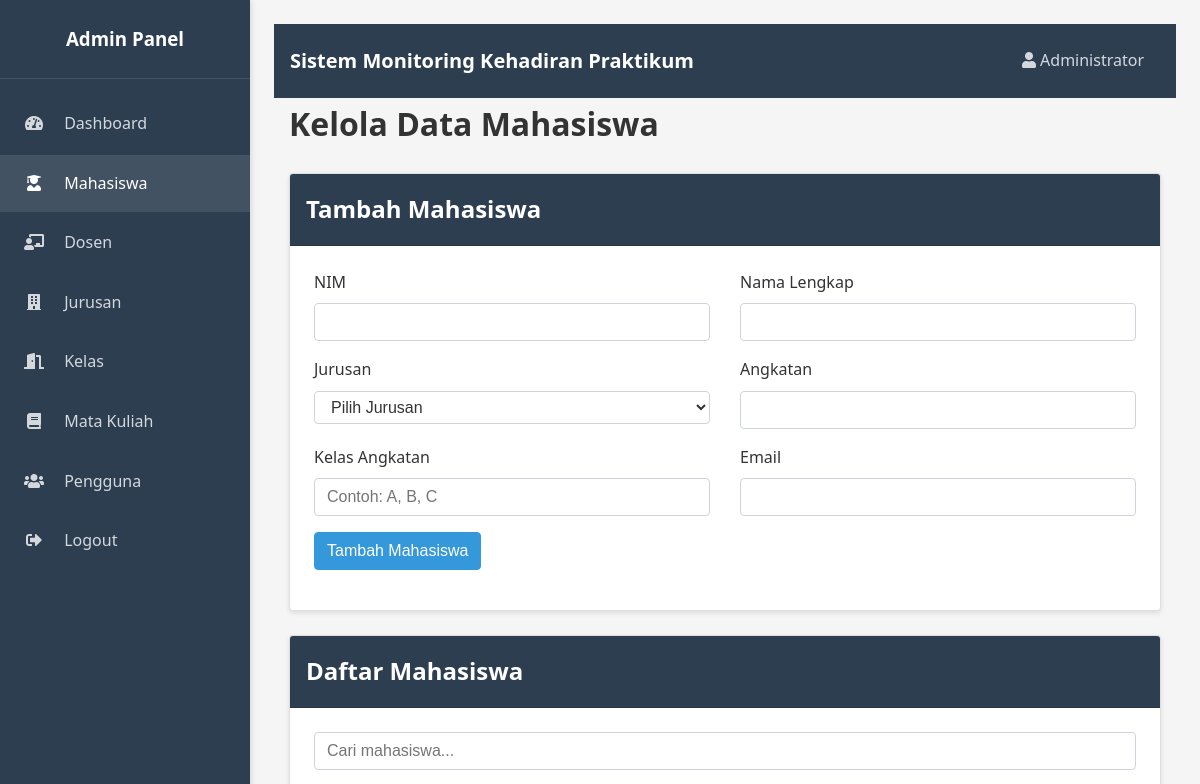
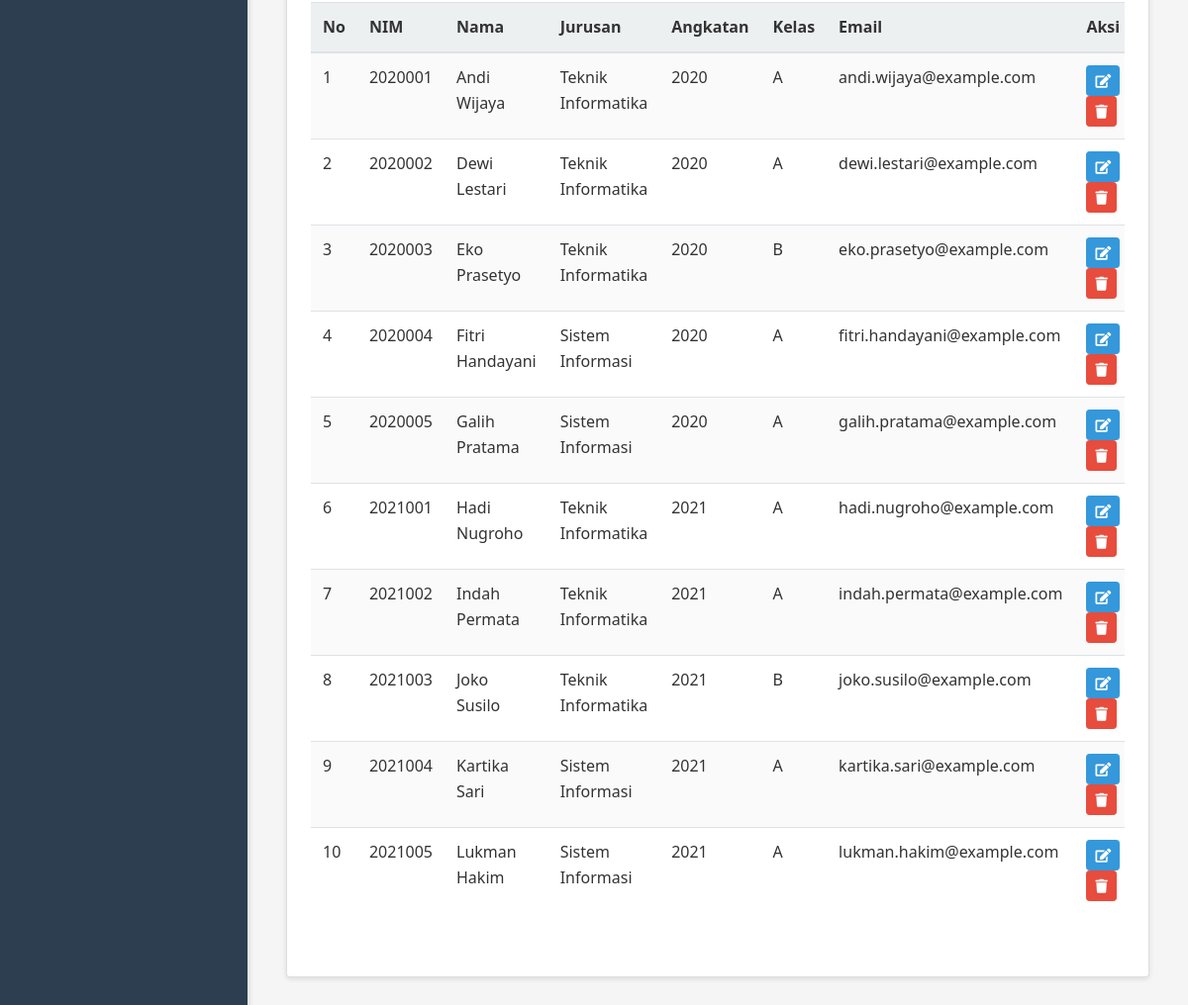
The app's page /admin/mahasiswa.php (signed in) with its own data (2 pictures, top to bottom).
### tables this page shows
CREATE TABLE mahasiswa (
    id INT AUTO_INCREMENT PRIMARY KEY,
    nim VARCHAR(20) NOT NULL,
    nama VARCHAR(100) NOT NULL,
    id_jurusan INT NOT NULL,
    angkatan INT NOT NULL,
    kelas_angkatan VARCHAR(10) NOT NULL,
    email VARCHAR(100) NOT NULL,
    created_at TIMESTAMP DEFAULT CURRENT_TIMESTAMP,
    updated_at TIMESTAMP DEFAULT CURRENT_TIMESTAMP ON UPDATE CURRENT_TIMESTAMP,
    FOREIGN KEY (id_jurusan) REFERENCES jurusan(id) ON DELETE CASCADE
);

CREATE TABLE jurusan (
    id INT AUTO_INCREMENT PRIMARY KEY,
    nama VARCHAR(100) NOT NULL,
    kode VARCHAR(20) NOT NULL,
    created_at TIMESTAMP DEFAULT CURRENT_TIMESTAMP,
    updated_at TIMESTAMP DEFAULT CURRENT_TIMESTAMP ON UPDATE CURRENT_TIMESTAMP
);

### admin/mahasiswa.php (the view, shortened to what this page needs)
<?php
require_once '../config/koneksi.php';
$query_mahasiswa = "
    SELECT m.*, j.nama as nama_jurusan
    FROM mahasiswa m
    JOIN jurusan j ON m.id_jurusan = j.id
    ORDER BY m.nama
";
$result_mahasiswa = $koneksi->query($query_mahasiswa);
?>
<!DOCTYPE html>
<html lang="id">
<head>
    <link rel="stylesheet" href="../assets/css/style.css">
    <link rel="stylesheet" href="https://cdnjs.cloudflare.com/ajax/libs/font-awesome/5.15.3/css/all.min.css">
</head>
<body>
    <div class="sidebar">
        <div class="sidebar-header">
            <h3>Admin Panel</h3>
        </div>
        <div class="sidebar-menu">
            <ul>
                <li><a href="index.php"><i class="fas fa-tachometer-alt"></i> Dashboard</a></li>
                <li><a href="mahasiswa.php" class="active"><i class="fas fa-user-graduate"></i> Mahasiswa</a></li>
                <li><a href="dosen.php"><i class="fas fa-chalkboard-teacher"></i> Dosen</a></li>
                <li><a href="jurusan.php"><i class="fas fa-building"></i> Jurusan</a></li>
                <li><a href="kelas.php"><i class="fas fa-door-open"></i> Kelas</a></li>
                <li><a href="mata_kuliah.php"><i class="fas fa-book"></i> Mata Kuliah</a></li>
                <li><a href="pengguna.php"><i class="fas fa-users"></i> Pengguna</a></li>
                <li><a href="../logout.php"><i class="fas fa-sign-out-alt"></i> Logout</a></li>
            </ul>
        </div>
    </div>
    <div class="content-wrapper">
        <div class="navbar">
            <div class="navbar-brand">
                Sistem Monitoring Kehadiran Praktikum
            </div>
            <div class="navbar-nav">
                <div class="nav-item">
                    <a href="#" class="nav-link">
                        <i class="fas fa-user"></i> <?php echo $_SESSION['nama']; ?>
                    </a>
                </div>
            </div>
        </div>
        <div class="container">
            <div class="dashboard-header">
                <h1>Kelola Data Mahasiswa</h1>
            </div>
            <div class="card">
                <div class="card-header">
                    <h2>Tambah Mahasiswa</h2>
                </div>
                <div class="card-body">
                    <form method="POST" action="">
                        <div class="row">
                            <div class="col-md-6">
                                <div class="form-group">
                                    <label for="nim">NIM</label>
                                    <input type="text" id="nim" name="nim" required>
                                </div>
                            </div>
                            <div class="col-md-6">
                                <div class="form-group">
                                    <label for="nama">Nama Lengkap</label>
                                    <input type="text" id="nama" name="nama" required>
                                </div>
                            </div>
                        </div>
                        <div class="row">
                            <div class="col-md-6">
                                <div class="form-group">
                                    <label for="id_jurusan">Jurusan</label>
                                    <select id="id_jurusan" name="id_jurusan" required>
                                        <option value="">Pilih Jurusan</option>
                                    </select>
                                </div>
                            </div>
                            <div class="col-md-6">
                                <div class="form-group">
                                    <label for="angkatan">Angkatan</label>
                                    <input type="number" id="angkatan" name="angkatan" min="2000" max="2100" required>
                                </div>
                            </div>
                        </div>
                        <div class="row">
                            <div class="col-md-6">
                                <div class="form-group">
                                    <label for="kelas_angkatan">Kelas Angkatan</label>
                                    <input type="text" id="kelas_angkatan" name="kelas_angkatan" placeholder="Contoh: A, B, C" required>
                                </div>
                            </div>
                            <div class="col-md-6">
                                <div class="form-group">
                                    <label for="email">Email</label>
                                    <input type="email" id="email" name="email" required>
                                </div>
                            </div>
                        </div>
                        <div class="form-group">
                            <button type="submit" name="tambah" class="btn btn-primary">Tambah Mahasiswa</button>
                        </div>
                    </form>
                </div>
            </div>
            <div class="card">
                <div class="card-header">
                    <h2>Daftar Mahasiswa</h2>
                </div>
                <div class="card-body">
                    <div class="form-group">
                        <input type="text" id="filterInput" placeholder="Cari mahasiswa..." class="form-control">
                    </div>
                    <div class="table-responsive">
                        <table class="table table-striped">
                            <thead>
                                <tr>
                                    <th>No</th>
                                    <th>NIM</th>
                                    <th>Nama</th>
                                    <th>Jurusan</th>
                                    <th>Angkatan</th>
                                    <th>Kelas</th>
                                    <th>Email</th>
                                    <th>Aksi</th>
                                </tr>
                            </thead>
                            <tbody>
                                <?php
                                $no = 1;
                                if ($result_mahasiswa->num_rows > 0) {
                                    while ($row = $result_mahasiswa->fetch_assoc()) {
                                        echo "<tr>";
                                        echo "<td>" . $no++ . "</td>";
                                        echo "<td>" . $row['nim'] . "</td>";
                                        echo "<td>" . $row['nama'] . "</td>";
                                        echo "<td>" . $row['nama_jurusan'] . "</td>";
                                        echo "<td>" . $row['angkatan'] . "</td>";
                                        echo "<td>" . $row['kelas_angkatan'] . "</td>";
                                        echo "<td>" . $row['email'] . "</td>";
                                        echo "<td>
                                            <a href='#' class='btn btn-sm btn-info' onclick='editMahasiswa(" . $row['id'] . ", \"" . $row['nim'] . "\", \"" . $row['nama'] . "\", " . $row['id_jurusan'] . ", " . $row['angkatan'] . ", \""  . "\", \"" . $row['nama'] . "\", " . $row['id_jurusan'] . ", " . $row['angkatan'] . ", \"" . $row['kelas_angkatan'] . "\", \"" . $row['email'] . "\")'><i class='fas fa-edit'></i></a>
                                            <a href='mahasiswa.php?hapus=" . $row['id'] . "' class='btn btn-sm btn-danger btn-delete'><i class='fas fa-trash'></i></a>
                                        </td>";
                                        echo "</tr>";
                                    }
                                } else {
                                    echo "<tr><td colspan='8' class='text-center'>Belum ada data mahasiswa</td></tr>";
                                }
                                ?>
                            </tbody>
                        </table>
                    </div>
                </div>
            </div>
        </div>
    </div>
</body>
</html>

### records on screen
mahasiswa: nim "2020001", nama "Andi Wijaya", id_jurusan.nama "Teknik Informatika", angkatan "2020", kelas_angkatan "A", email "andi.wijaya@example.com"
mahasiswa: nim "2020002", nama "Dewi Lestari", id_jurusan.nama "Teknik Informatika", angkatan "2020", kelas_angkatan "A", email "dewi.lestari@example.com"
mahasiswa: nim "2020003", nama "Eko Prasetyo", id_jurusan.nama "Teknik Informatika", angkatan "2020", kelas_angkatan "B", email "eko.prasetyo@example.com"
mahasiswa: nim "2020004", nama "Fitri Handayani", id_jurusan.nama "Sistem Informasi", angkatan "2020", kelas_angkatan "A", email "fitri.handayani@example.com"
mahasiswa: nim "2020005", nama "Galih Pratama", id_jurusan.nama "Sistem Informasi", angkatan "2020", kelas_angkatan "A", email "galih.pratama@example.com"
mahasiswa: nim "2021001", nama "Hadi Nugroho", id_jurusan.nama "Teknik Informatika", angkatan "2021", kelas_angkatan "A", email "hadi.nugroho@example.com"
mahasiswa: nim "2021002", nama "Indah Permata", id_jurusan.nama "Teknik Informatika", angkatan "2021", kelas_angkatan "A", email "indah.permata@example.com"
mahasiswa: nim "2021003", nama "Joko Susilo", id_jurusan.nama "Teknik Informatika", angkatan "2021", kelas_angkatan "B", email "joko.susilo@example.com"
mahasiswa: nim "2021004", nama "Kartika Sari", id_jurusan.nama "Sistem Informasi", angkatan "2021", kelas_angkatan "A", email "kartika.sari@example.com"
mahasiswa: nim "2021005", nama "Lukman Hakim", id_jurusan.nama "Sistem Informasi", angkatan "2021", kelas_angkatan "A", email "lukman.hakim@example.com"

### other values on screen
$_SESSION['nama'] "Administrator"
